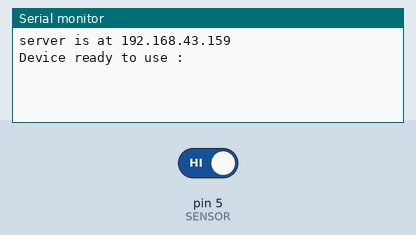
Bench run of a sketch on a simulated Arduino Uno, built with avr-gcc and run on an emulated ATmega328P. On the bench: the last lines printed to the serial monitor. The test bench sets the inputs (shaded band); at power-on: pin 5 (SENSOR) HIGH. WiFi joins after 1.5 s; servers stay silent unless stated; uploads are accepted with an empty reply.

Above: at 1.8 s.
1.9 s: pin 5 (SENSOR) driven LOW
At 3.0 s:
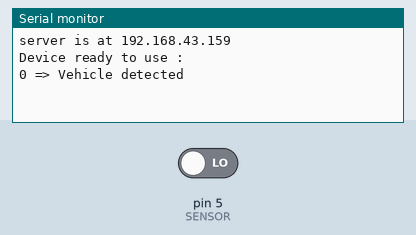
3.7 s: pin 5 (SENSOR) driven HIGH
At 4.2 s:
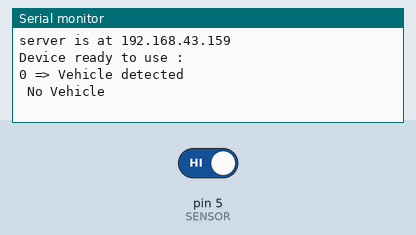

The sketch:

main.ino
```cpp
// library digunakan
#include <SPI.h>
#include <Ethernet.h>
#include <HttpClient.h>
#include <EthernetClient.h>

// Mode Develop
#define DEV_MODE // Komentari baris ini untuk saat menjalankan device tanpa terkoneksi dengan port usb
#ifdef DEV_MODE
#define SERIAL_PRINT(value) Serial.print(value)
#define SERIAL_PRINTLN(value) Serial.println(value)
#else
#define SERIAL_PRINT(value)
#define SERIAL_PRINTLN(value)
#endif

// Name of the server we want to connect to
const char kHostname[] = "127.0.0.1"; // Remove the port from hostname
uint16_t Kport = 5600; // set port here
// Path to download (this is the bit after the hostname in the URL
// that you want to download
const char kPath[] = "/sensor-detected";

// Enter a MAC address and IP address for your controller below.
// The IP address will be dependent on your local network:
byte mac[] = {
  0xDE, 0xAD, 0xBE, 0xEF, 0xFE, 0xED
};
IPAddress ip(192, 168, 43, 159); //satatic IP microcontroller

#define SENSOR 5 // sensor read pin
byte repeat = 0; // variable for repeat condition

void setup() {
  Ethernet.init(10); // configure the CS pin

  // Open serial communications and wait for port to open:
  Serial.begin(9600);
  while (!Serial)

  SERIAL_PRINTLN("Ethernet WebServer Example");

  // start the Ethernet connection and the server:
  Ethernet.begin(mac, ip);

  // Check for Ethernet hardware present
  if (Ethernet.hardwareStatus() == EthernetNoHardware) {
    SERIAL_PRINTLN("Ethernet shield was not found.  Sorry, can't run without hardware. :(");
    while (true) {
      delay(1); // do nothing, no point running without Ethernet hardware
    }
  }
  if (Ethernet.linkStatus() == LinkOFF) {
    SERIAL_PRINTLN("Ethernet cable is not connected.");
  }

  SERIAL_PRINT("server is at ");
  SERIAL_PRINTLN(Ethernet.localIP()); // print IP
  SERIAL_PRINTLN("Device ready to use :");

  pinMode(SENSOR, INPUT_PULLUP); // set pin to use internal pull up resistor
}


void loop() {
  int err = 0; // variable to detect error network
  int sensorValue = digitalRead(SENSOR); // read sensor

  EthernetClient c;
  HttpClient http(c);

  /* Run With Sensor */
  if(sensorValue == 0 && repeat == 0) {
    err = http.post(kHostname, Kport, kPath); // send request
    SERIAL_PRINT(err);
    SERIAL_PRINTLN(" => Vehicle detected");
    repeat = 1;
  }else if (sensorValue == 1 && repeat == 1) {
    SERIAL_PRINTLN(" No Vehicle");
    repeat = 0;
  }else{}

  /*------------------------------*/
  /* test without sensor */
  // err = http.post(kHostname, Kport, kPath);
  // delay(1000);
  // err = http.responseStatusCode();
  // SERIAL_PRINTLN(err);
  /*----------------------------*/

  http.stop(); // reset connection
  delay(500);
}
```

Measured:
- after the input at 1.9 s, the serial monitor: prints a new line after 0.30 s (image 1)
- after the input at 3.7 s, the serial monitor: prints a new line at once (image 2)
